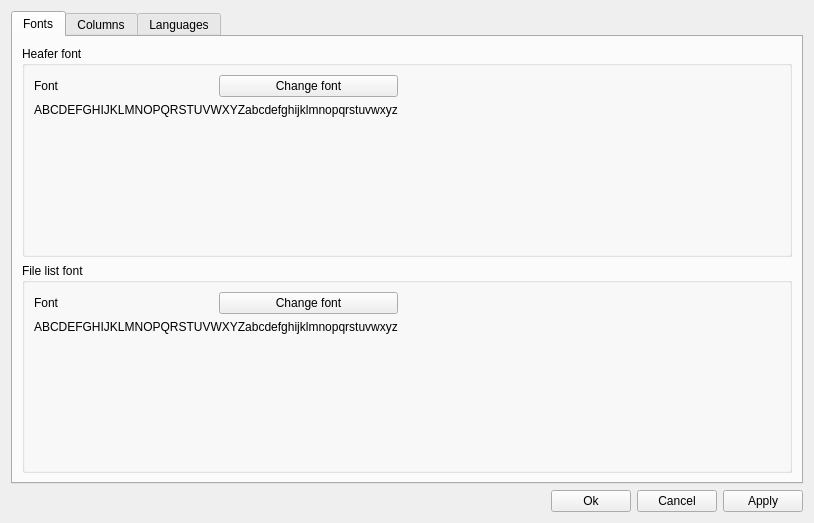
<?xml version="1.0" encoding="UTF-8"?>
<ui version="4.0">
 <class>SettingsWindow</class>
 <widget class="QWidget" name="SettingsWindow">
  <property name="geometry">
   <rect>
    <x>0</x>
    <y>0</y>
    <width>814</width>
    <height>523</height>
   </rect>
  </property>
  <property name="windowTitle">
   <string>Form</string>
  </property>
  <layout class="QVBoxLayout" name="verticalLayout">
   <item>
    <widget class="QTabWidget" name="tabWidget">
     <property name="currentIndex">
      <number>0</number>
     </property>
     <widget class="QWidget" name="tab_font">
      <attribute name="title">
       <string>Fonts</string>
      </attribute>
      <layout class="QVBoxLayout" name="verticalLayout_2">
       <item>
        <widget class="QGroupBox" name="groupBox">
         <property name="title">
          <string>Heafer font</string>
         </property>
         <layout class="QVBoxLayout" name="verticalLayout_4">
          <item>
           <layout class="QHBoxLayout" name="horizontalLayout_2">
            <item>
             <layout class="QVBoxLayout" name="verticalLayout_3">
              <item>
               <layout class="QHBoxLayout" name="horizontalLayout">
                <item>
                 <widget class="QLabel" name="l_headerFont">
                  <property name="text">
                   <string>Font</string>
                  </property>
                 </widget>
                </item>
                <item>
                 <widget class="QPushButton" name="pb_changeHeaderFont">
                  <property name="text">
                   <string>Change font</string>
                  </property>
                 </widget>
                </item>
               </layout>
              </item>
              <item>
               <widget class="QLabel" name="l_headerFontPreview">
                <property name="text">
                 <string>ABCDEFGHIJKLMNOPQRSTUVWXYZabcdefghijklmnopqrstuvwxyz</string>
                </property>
               </widget>
              </item>
             </layout>
            </item>
            <item>
             <spacer name="horizontalSpacer">
              <property name="orientation">
               <enum>Qt::Horizontal</enum>
              </property>
              <property name="sizeHint" stdset="0">
               <size>
                <width>40</width>
                <height>20</height>
               </size>
              </property>
             </spacer>
            </item>
           </layout>
          </item>
          <item>
           <spacer name="verticalSpacer">
            <property name="orientation">
             <enum>Qt::Vertical</enum>
            </property>
            <property name="sizeHint" stdset="0">
             <size>
              <width>20</width>
              <height>40</height>
             </size>
            </property>
           </spacer>
          </item>
         </layout>
        </widget>
       </item>
       <item>
        <widget class="QGroupBox" name="groupBox_2">
         <property name="title">
          <string>File list font</string>
         </property>
         <layout class="QVBoxLayout" name="verticalLayout_6">
          <item>
           <layout class="QHBoxLayout" name="horizontalLayout_3">
            <item>
             <layout class="QVBoxLayout" name="verticalLayout_5">
              <item>
               <layout class="QHBoxLayout" name="horizontalLayout_4">
                <item>
                 <widget class="QLabel" name="l_fileListFont">
                  <property name="text">
                   <string>Font</string>
                  </property>
                 </widget>
                </item>
                <item>
                 <widget class="QPushButton" name="pb_changeFileListFont">
                  <property name="text">
                   <string>Change font</string>
                  </property>
                 </widget>
                </item>
               </layout>
              </item>
              <item>
               <widget class="QLabel" name="l_fileListFontPreview">
                <property name="text">
                 <string>ABCDEFGHIJKLMNOPQRSTUVWXYZabcdefghijklmnopqrstuvwxyz</string>
                </property>
               </widget>
              </item>
             </layout>
            </item>
            <item>
             <spacer name="horizontalSpacer_2">
              <property name="orientation">
               <enum>Qt::Horizontal</enum>
              </property>
              <property name="sizeHint" stdset="0">
               <size>
                <width>40</width>
                <height>20</height>
               </size>
              </property>
             </spacer>
            </item>
           </layout>
          </item>
          <item>
           <spacer name="verticalSpacer_2">
            <property name="orientation">
             <enum>Qt::Vertical</enum>
            </property>
            <property name="sizeHint" stdset="0">
             <size>
              <width>20</width>
              <height>40</height>
             </size>
            </property>
           </spacer>
          </item>
         </layout>
        </widget>
       </item>
      </layout>
     </widget>
     <widget class="QWidget" name="tab_columns">
      <attribute name="title">
       <string>Columns</string>
      </attribute>
      <layout class="QHBoxLayout" name="horizontalLayout_5">
       <item>
        <widget class="QGroupBox" name="groupBox_3">
         <property name="title">
          <string>Set columns visibility</string>
         </property>
         <layout class="QVBoxLayout" name="verticalLayout_7">
          <item>
           <widget class="QCheckBox" name="chb_icon">
            <property name="font">
             <font>
              <strikeout>false</strikeout>
             </font>
            </property>
            <property name="layoutDirection">
             <enum>Qt::LeftToRight</enum>
            </property>
            <property name="text">
             <string>Icon</string>
            </property>
            <property name="tristate">
             <bool>false</bool>
            </property>
           </widget>
          </item>
          <item>
           <widget class="QCheckBox" name="chb_extension">
            <property name="font">
             <font>
              <strikeout>false</strikeout>
             </font>
            </property>
            <property name="layoutDirection">
             <enum>Qt::LeftToRight</enum>
            </property>
            <property name="text">
             <string>Extension</string>
            </property>
            <property name="tristate">
             <bool>false</bool>
            </property>
           </widget>
          </item>
          <item>
           <widget class="QCheckBox" name="chb_size">
            <property name="font">
             <font>
              <strikeout>false</strikeout>
             </font>
            </property>
            <property name="layoutDirection">
             <enum>Qt::LeftToRight</enum>
            </property>
            <property name="text">
             <string>Size</string>
            </property>
            <property name="tristate">
             <bool>false</bool>
            </property>
           </widget>
          </item>
          <item>
           <widget class="QCheckBox" name="chb_date">
            <property name="font">
             <font>
              <strikeout>false</strikeout>
             </font>
            </property>
            <property name="layoutDirection">
             <enum>Qt::LeftToRight</enum>
            </property>
            <property name="text">
             <string>Date</string>
            </property>
            <property name="tristate">
             <bool>false</bool>
            </property>
           </widget>
          </item>
          <item>
           <widget class="QCheckBox" name="chb_attributes">
            <property name="font">
             <font>
              <strikeout>false</strikeout>
             </font>
            </property>
            <property name="layoutDirection">
             <enum>Qt::LeftToRight</enum>
            </property>
            <property name="text">
             <string>Attributes</string>
            </property>
            <property name="tristate">
             <bool>false</bool>
            </property>
           </widget>
          </item>
          <item>
           <spacer name="verticalSpacer_3">
            <property name="orientation">
             <enum>Qt::Vertical</enum>
            </property>
            <property name="sizeHint" stdset="0">
             <size>
              <width>20</width>
              <height>216</height>
             </size>
            </property>
           </spacer>
          </item>
         </layout>
        </widget>
       </item>
      </layout>
     </widget>
     <widget class="QWidget" name="tab_language">
      <attribute name="title">
       <string>Languages</string>
      </attribute>
     </widget>
    </widget>
   </item>
   <item>
    <layout class="QHBoxLayout" name="horizontalLayout_7">
     <item>
      <spacer name="horizontalSpacer_7">
       <property name="orientation">
        <enum>Qt::Horizontal</enum>
       </property>
       <property name="sizeHint" stdset="0">
        <size>
         <width>40</width>
         <height>20</height>
        </size>
       </property>
      </spacer>
     </item>
     <item>
      <widget class="QPushButton" name="pb_ok">
       <property name="text">
        <string>Ok</string>
       </property>
      </widget>
     </item>
     <item>
      <widget class="QPushButton" name="pb_cancel">
       <property name="text">
        <string>Cancel</string>
       </property>
      </widget>
     </item>
     <item>
      <widget class="QPushButton" name="pb_apply">
       <property name="text">
        <string>Apply</string>
       </property>
      </widget>
     </item>
    </layout>
   </item>
  </layout>
 </widget>
 <resources/>
 <connections/>
</ui>
